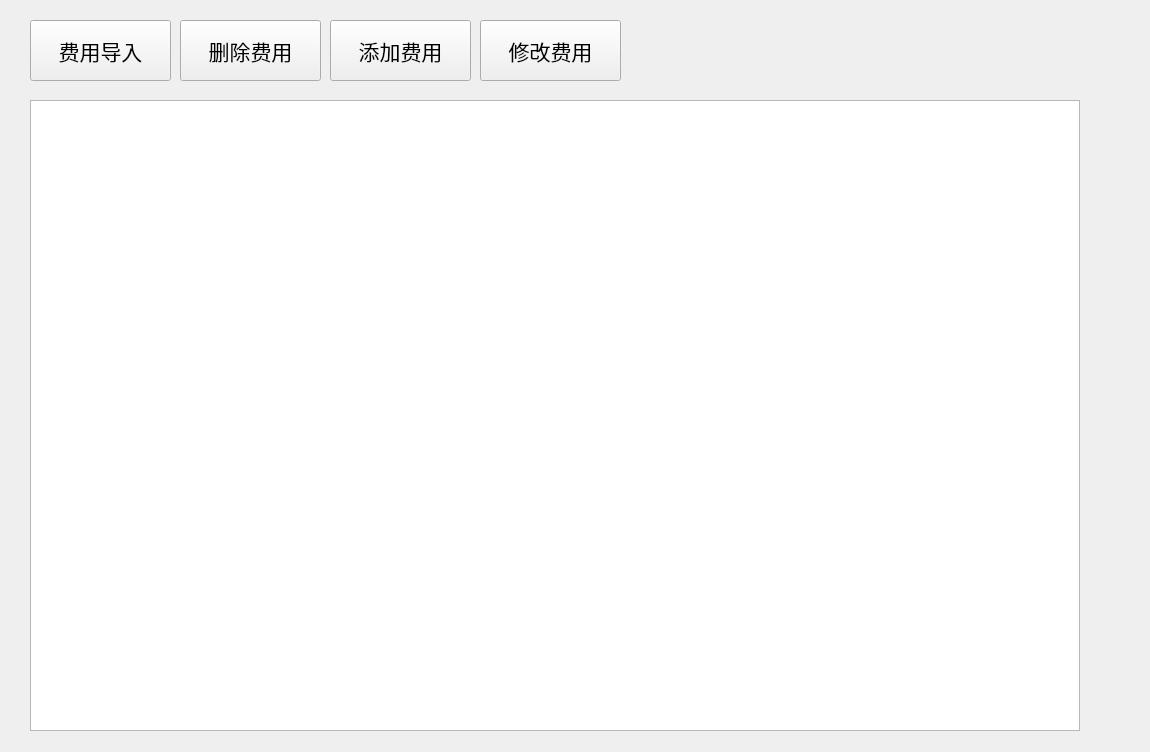
<?xml version="1.0" encoding="UTF-8"?>
<ui version="4.0">
 <class>Fee</class>
 <widget class="QWidget" name="Fee">
  <property name="geometry">
   <rect>
    <x>0</x>
    <y>0</y>
    <width>1150</width>
    <height>752</height>
   </rect>
  </property>
  <property name="windowTitle">
   <string>Form</string>
  </property>
  <widget class="QTableView" name="tableView">
   <property name="geometry">
    <rect>
     <x>30</x>
     <y>100</y>
     <width>1050</width>
     <height>631</height>
    </rect>
   </property>
  </widget>
  <widget class="QWidget" name="widget" native="true">
   <property name="geometry">
    <rect>
     <x>30</x>
     <y>20</y>
     <width>1027</width>
     <height>61</height>
    </rect>
   </property>
   <widget class="QPushButton" name="input">
    <property name="geometry">
     <rect>
      <x>0</x>
      <y>0</y>
      <width>141</width>
      <height>61</height>
     </rect>
    </property>
    <property name="styleSheet">
     <string notr="true">font: 75 16pt
</string>
    </property>
    <property name="text">
     <string>费用导入</string>
    </property>
   </widget>
   <widget class="QPushButton" name="delete_2">
    <property name="geometry">
     <rect>
      <x>150</x>
      <y>0</y>
      <width>141</width>
      <height>61</height>
     </rect>
    </property>
    <property name="styleSheet">
     <string notr="true">font:75 16pt</string>
    </property>
    <property name="text">
     <string>删除费用</string>
    </property>
   </widget>
   <widget class="QPushButton" name="add">
    <property name="geometry">
     <rect>
      <x>300</x>
      <y>0</y>
      <width>141</width>
      <height>61</height>
     </rect>
    </property>
    <property name="styleSheet">
     <string notr="true">font:75 16pt
</string>
    </property>
    <property name="text">
     <string>添加费用</string>
    </property>
   </widget>
   <widget class="QPushButton" name="revise">
    <property name="geometry">
     <rect>
      <x>450</x>
      <y>0</y>
      <width>141</width>
      <height>61</height>
     </rect>
    </property>
    <property name="styleSheet">
     <string notr="true">font: 75 16pt
</string>
    </property>
    <property name="text">
     <string>修改费用</string>
    </property>
   </widget>
  </widget>
 </widget>
 <resources/>
 <connections/>
</ui>
